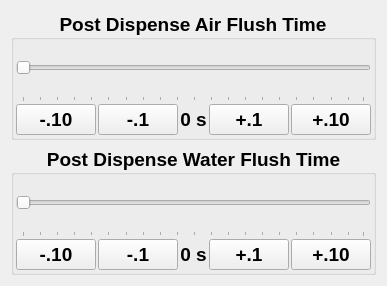
          <widget class="QWidget" name="tuning_tab_2">
           <property name="sizePolicy">
            <sizepolicy hsizetype="MinimumExpanding" vsizetype="Preferred">
             <horstretch>0</horstretch>
             <verstretch>0</verstretch>
            </sizepolicy>
           </property>
           <property name="font">
            <font>
             <pointsize>14</pointsize>
             <weight>75</weight>
             <bold>true</bold>
            </font>
           </property>
           <property name="styleSheet">
            <string notr="true"/>
           </property>
           <attribute name="title">
            <string>Tuning</string>
           </attribute>
           <layout class="QVBoxLayout" name="verticalLayout_43">
            <item>
             <widget class="QGroupBox" name="flush_timing_box_air_2">
              <property name="styleSheet">
               <string notr="true"/>
              </property>
              <property name="title">
               <string>Post Dispense Air Flush Time</string>
              </property>
              <property name="alignment">
               <set>Qt::AlignCenter</set>
              </property>
              <property name="flat">
               <bool>false</bool>
              </property>
              <layout class="QGridLayout" name="gridLayout_22">
               <property name="margin">
                <number>2</number>
               </property>
               <property name="spacing">
                <number>2</number>
               </property>
               <item row="1" column="1">
                <widget class="QPushButton" name="flush_sub_1_air_2">
                 <property name="text">
                  <string>-.1</string>
                 </property>
                </widget>
               </item>
               <item row="1" column="0">
                <widget class="QPushButton" name="flush_sub_10_air_2">
                 <property name="text">
                  <string>-.10</string>
                 </property>
                </widget>
               </item>
               <item row="0" column="0" colspan="5">
                <widget class="QSlider" name="flush_slider_air_2">
                 <property name="minimumSize">
                  <size>
                   <width>0</width>
                   <height>60</height>
                  </size>
                 </property>
                 <property name="font">
                  <font>
                   <pointsize>14</pointsize>
                   <weight>50</weight>
                   <bold>false</bold>
                  </font>
                 </property>
                 <property name="maximum">
                  <number>199</number>
                 </property>
                 <property name="orientation">
                  <enum>Qt::Horizontal</enum>
                 </property>
                 <property name="invertedAppearance">
                  <bool>false</bool>
                 </property>
                 <property name="invertedControls">
                  <bool>false</bool>
                 </property>
                 <property name="tickPosition">
                  <enum>QSlider::TicksBelow</enum>
                 </property>
                 <property name="tickInterval">
                  <number>10</number>
                 </property>
                </widget>
               </item>
               <item row="1" column="3">
                <widget class="QPushButton" name="flush_add_1_air_2">
                 <property name="text">
                  <string>+.1</string>
                 </property>
                </widget>
               </item>
               <item row="1" column="4">
                <widget class="QPushButton" name="flush_add_10_air_2">
                 <property name="text">
                  <string>+.10</string>
                 </property>
                </widget>
               </item>
               <item row="1" column="2">
                <widget class="QLabel" name="flush_time_label_air_2">
                 <property name="font">
                  <font>
                   <pointsize>14</pointsize>
                   <weight>75</weight>
                   <bold>true</bold>
                  </font>
                 </property>
                 <property name="text">
                  <string>0 s</string>
                 </property>
                 <property name="alignment">
                  <set>Qt::AlignCenter</set>
                 </property>
                </widget>
               </item>
              </layout>
             </widget>
            </item>
            <item>
             <widget class="QGroupBox" name="flush_timing_box_water_2">
              <property name="styleSheet">
               <string notr="true"/>
              </property>
              <property name="title">
               <string>Post Dispense Water Flush Time</string>
              </property>
              <property name="alignment">
               <set>Qt::AlignCenter</set>
              </property>
              <layout class="QGridLayout" name="gridLayout_23">
               <property name="margin">
                <number>2</number>
               </property>
               <property name="spacing">
                <number>2</number>
               </property>
               <item row="1" column="0">
                <widget class="QPushButton" name="flush_sub_10_water_2">
                 <property name="text">
                  <string>-.10</string>
                 </property>
                </widget>
               </item>
               <item row="0" column="0" colspan="5">
                <widget class="QSlider" name="flush_slider_water_2">
                 <property name="minimumSize">
                  <size>
                   <width>0</width>
                   <height>60</height>
                  </size>
                 </property>
                 <property name="font">
                  <font>
                   <pointsize>14</pointsize>
                   <weight>50</weight>
                   <bold>false</bold>
                  </font>
                 </property>
                 <property name="maximum">
                  <number>199</number>
                 </property>
                 <property name="orientation">
                  <enum>Qt::Horizontal</enum>
                 </property>
                 <property name="invertedAppearance">
                  <bool>false</bool>
                 </property>
                 <property name="invertedControls">
                  <bool>false</bool>
                 </property>
                 <property name="tickPosition">
                  <enum>QSlider::TicksBelow</enum>
                 </property>
                 <property name="tickInterval">
                  <number>10</number>
                 </property>
                </widget>
               </item>
               <item row="1" column="3">
                <widget class="QPushButton" name="flush_add_1_water_2">
                 <property name="text">
                  <string>+.1</string>
                 </property>
                </widget>
               </item>
               <item row="1" column="4">
                <widget class="QPushButton" name="flush_add_10_water_2">
                 <property name="text">
                  <string>+.10</string>
                 </property>
                </widget>
               </item>
               <item row="1" column="2">
                <widget class="QLabel" name="flush_time_label_water_2">
                 <property name="font">
                  <font>
                   <pointsize>14</pointsize>
                   <weight>75</weight>
                   <bold>true</bold>
                  </font>
                 </property>
                 <property name="text">
                  <string>0 s</string>
                 </property>
                 <property name="alignment">
                  <set>Qt::AlignCenter</set>
                 </property>
                </widget>
               </item>
               <item row="1" column="1">
                <widget class="QPushButton" name="flush_sub_1_water_2">
                 <property name="text">
                  <string>-.1</string>
                 </property>
                </widget>
               </item>
              </layout>
             </widget>
            </item>
           </layout>
          </widget>
